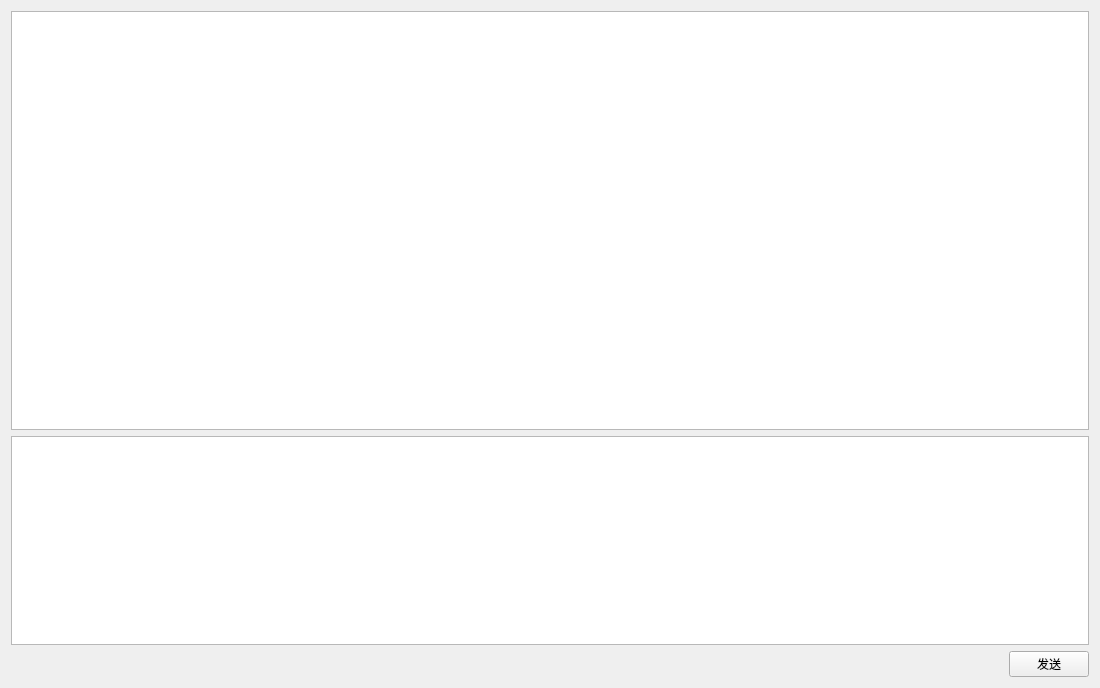
<?xml version="1.0" encoding="UTF-8"?>
<ui version="4.0">
 <class>DSLClass</class>
 <widget class="QMainWindow" name="DSLClass">
  <property name="geometry">
   <rect>
    <x>0</x>
    <y>0</y>
    <width>1100</width>
    <height>688</height>
   </rect>
  </property>
  <property name="windowTitle">
   <string>DSL</string>
  </property>
  <widget class="QWidget" name="centralWidget">
   <layout class="QGridLayout" name="gridLayout_2">
    <item row="0" column="0">
     <layout class="QGridLayout" name="gridLayout" rowstretch="2,1,0">
      <item row="1" column="0" colspan="2">
       <widget class="QTextEdit" name="textEdit_2">
        <property name="focusPolicy">
         <enum>Qt::StrongFocus</enum>
        </property>
        <property name="contextMenuPolicy">
         <enum>Qt::PreventContextMenu</enum>
        </property>
        <property name="lineWidth">
         <number>1</number>
        </property>
       </widget>
      </item>
      <item row="0" column="0" colspan="2">
       <widget class="QTextEdit" name="textEdit">
        <property name="cursorWidth">
         <number>1</number>
        </property>
       </widget>
      </item>
      <item row="2" column="0">
       <spacer name="horizontalSpacer">
        <property name="orientation">
         <enum>Qt::Horizontal</enum>
        </property>
        <property name="sizeType">
         <enum>QSizePolicy::MinimumExpanding</enum>
        </property>
        <property name="sizeHint" stdset="0">
         <size>
          <width>60</width>
          <height>20</height>
         </size>
        </property>
       </spacer>
      </item>
      <item row="2" column="1">
       <widget class="QPushButton" name="pushButton">
        <property name="text">
         <string>发送</string>
        </property>
        <property name="checkable">
         <bool>false</bool>
        </property>
        <property name="checked">
         <bool>false</bool>
        </property>
        <property name="autoRepeat">
         <bool>false</bool>
        </property>
        <property name="autoExclusive">
         <bool>false</bool>
        </property>
        <property name="autoDefault">
         <bool>false</bool>
        </property>
        <property name="default">
         <bool>false</bool>
        </property>
       </widget>
      </item>
     </layout>
    </item>
   </layout>
  </widget>
 </widget>
 <layoutdefault spacing="6" margin="11"/>
 <resources>
  <include location="DSL.qrc"/>
 </resources>
 <connections/>
</ui>
